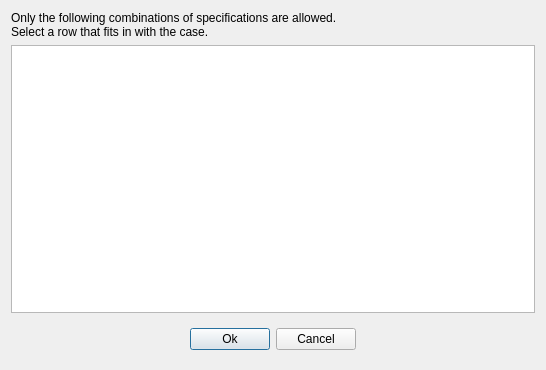
<?xml version="1.0" encoding="UTF-8"?>
<ui version="4.0">
 <class>ThermosDialog</class>
 <widget class="QDialog" name="ThermosDialog">
  <property name="geometry">
   <rect>
    <x>0</x>
    <y>0</y>
    <width>546</width>
    <height>370</height>
   </rect>
  </property>
  <property name="windowTitle">
   <string>Dialog</string>
  </property>
  <layout class="QVBoxLayout" name="verticalLayout">
   <item>
    <widget class="QLabel" name="label">
     <property name="text">
      <string>Only the following combinations of specifications are allowed.
Select a row that fits in with the case.</string>
     </property>
    </widget>
   </item>
   <item>
    <widget class="QTableWidget" name="thermosTable">
     <property name="frameShadow">
      <enum>QFrame::Plain</enum>
     </property>
     <property name="horizontalScrollBarPolicy">
      <enum>Qt::ScrollBarAlwaysOff</enum>
     </property>
     <property name="editTriggers">
      <set>QAbstractItemView::NoEditTriggers</set>
     </property>
     <property name="selectionMode">
      <enum>QAbstractItemView::SingleSelection</enum>
     </property>
     <property name="selectionBehavior">
      <enum>QAbstractItemView::SelectRows</enum>
     </property>
     <attribute name="verticalHeaderVisible">
      <bool>false</bool>
     </attribute>
    </widget>
   </item>
   <item>
    <widget class="QWidget" name="widget" native="true">
     <layout class="QHBoxLayout" name="horizontalLayout">
      <item>
       <spacer name="horizontalSpacer">
        <property name="orientation">
         <enum>Qt::Horizontal</enum>
        </property>
        <property name="sizeHint" stdset="0">
         <size>
          <width>40</width>
          <height>20</height>
         </size>
        </property>
       </spacer>
      </item>
      <item>
       <widget class="QPushButton" name="Ok">
        <property name="text">
         <string>Ok</string>
        </property>
       </widget>
      </item>
      <item>
       <widget class="QPushButton" name="Cancel">
        <property name="text">
         <string>Cancel</string>
        </property>
       </widget>
      </item>
      <item>
       <spacer name="horizontalSpacer_2">
        <property name="orientation">
         <enum>Qt::Horizontal</enum>
        </property>
        <property name="sizeHint" stdset="0">
         <size>
          <width>40</width>
          <height>20</height>
         </size>
        </property>
       </spacer>
      </item>
     </layout>
    </widget>
   </item>
  </layout>
 </widget>
 <resources/>
 <connections/>
</ui>
